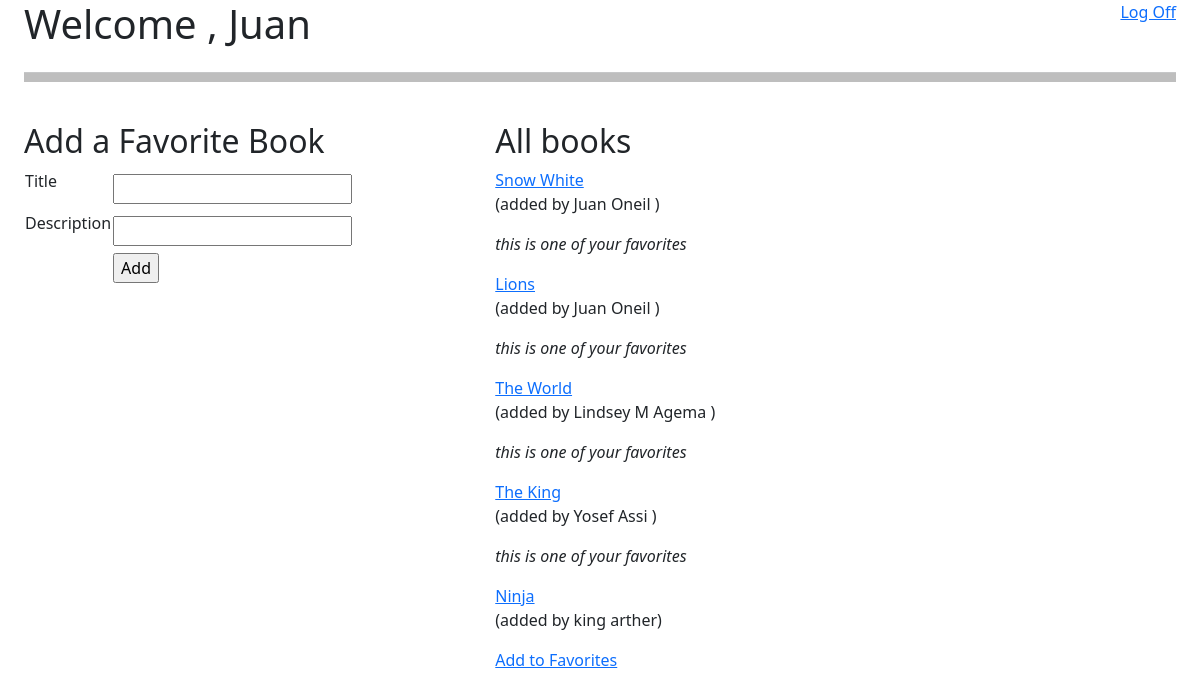
/books (signed in), run on the app's committed database.
### first_app/models.py (models this page shows)
class Book(models.Model):
    title = models.CharField(max_length=255)
    desc= models.TextField()
    uploaded_by= models.ForeignKey(User,related_name="books_uploaded",on_delete = models.CASCADE)
    users_who_like=models.ManyToManyField(User,related_name="likes_books")
    created_at = models.DateTimeField(auto_now_add=True)
    updated_at = models.DateTimeField(auto_now=True)
    objects=BookManager()

class User(models.Model):
    first_name = models.CharField(max_length=255)
    last_name = models.CharField(max_length=255)
    email= models.CharField(max_length=255)
    password= models.CharField(max_length=255)
    created_at = models.DateTimeField(auto_now_add=True)
    updated_at = models.DateTimeField(auto_now=True)
    objects=UserManager()

### first_app/views.py (the view)
# urls.py: path('books',views.books),
def books(request):
    user=User.objects.get(id=request.session['user_id'])
    context = {
        'allbooks':Book.objects.all(),
        'user':user
    }
    return render(request,'books.html',context)

### first_app/templates/books.html (shortened to what this page needs)
<!DOCTYPE html>
<html lang="en">
<head>
    {% load static %}
    <link rel="stylesheet" href="{% static 'style1.css' %}">
    <link href="https://cdn.jsdelivr.net/npm/bootstrap@5.2.1/dist/css/bootstrap.min.css" rel="stylesheet">
</head>
<body>
    <div class="conainer">
        <div class="nav">
            <div class="nav1">
                <h1>Welcome , {{request.session.user_name}}</h1>
            </div>
            <div class="nav2">
                <div><a href="/logout">Log Off</a></div>
            </div>
        </div>
        <hr>
        <br>
        <div class="flex">
            <div class="flex1">
                <h2>Add a Favorite Book</h2>
                <form action="/addbook" method="post">
                    <table>
                        <tr>
                            <td><p>Title</p></td>
                            <td><input type="text" name="title"></td>
                        </tr>
                        <tr>
                            <td><p>Description</p></td>
                            <td><input type="text" name="desc"></td>
                        </tr>
                        <tr>
                            <td><p></p></td>
                            <td><input type="submit" value="Add"></td>
                        </tr>
                    </table>
                </form>
            </div>
            <div class="flex2">
                <h2>All books</h2>
                {% for i in allbooks %}
                    {% if user in i.users_who_like.all %}
                        <a href="/favbooks/{{i.id}}">{{i.title}}</a>
                        <p> (added by {{i.uploaded_by.first_name}} {{i.uploaded_by.last_name}} )</p>
                        <span><p class="itlaic">this is one of your favorites</p></span>
                    {% else %}
                    <div><a href="/favbooks/{{i.id}}">{{i.title}}</a></div>
                    <div><p> (added by {{i.uploaded_by.first_name}} {{i.uploaded_by.last_name}})</p></div>
                    <span><a href="/addfav/{{i.id}}"> Add to Favorites </a></span>
                    {% endif %}
                {% endfor %}
            </div>
        </div>
    </div>
</body>
</html>

### first_app/static/style1.css (style rules this page uses)
.nav { display: flex; justify-content: space-between; }
.nav2 { display: flex; }
.nav2 div { margin-left: 20px; }
hr { height: 10px; background-color: black; }
.conainer { margin: 0 2%; }
.flex { display: flex; justify-content: space-between; }
.flex2 { margin-right: 40%; }
.itlaic { font-style: italic; }

### data on the page
Book: title "Snow White", uploaded_by.first_name "Juan", uploaded_by.last_name "Oneil"
Book: title "Lions", uploaded_by.first_name "Juan", uploaded_by.last_name "Oneil"
Book: title "The World", uploaded_by.first_name "Lindsey", uploaded_by.last_name "M Agema"
Book: title "The King", uploaded_by.first_name "Yosef", uploaded_by.last_name "Assi"
Book: title "Ninja", uploaded_by.first_name "king", uploaded_by.last_name "arther"
